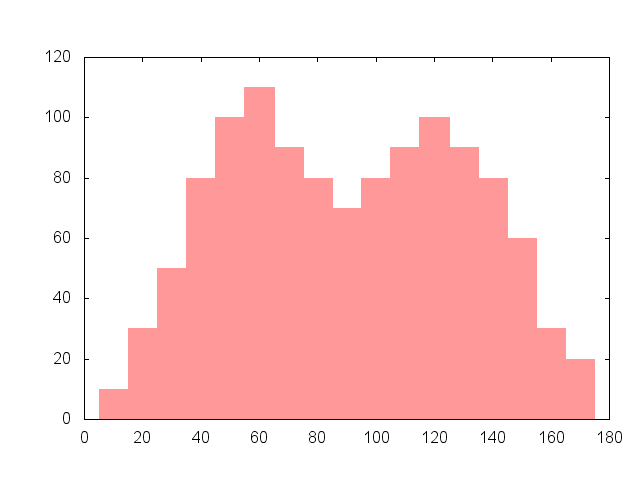

The gnuplot source for this figure:
set terminal png
unset key
set output 'bimodal.png'
set datafile separator ","
set title " "
set xlabel " "
set ylabel " "
set boxwidth 10
plot 'bimodal.dat' with boxes fs solid 0.4 noborder
